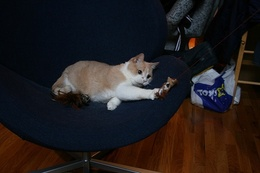
%> input picture CatRecognition/Code/test_images/1.jpg, 260 x 173 px, shrunk from 500 x 333 before the run
$ octave --eval "result = feature_extract(rgb2gray(imread('test_images/1.jpg')));"   (GNU Octave 9; MATLAB toolbox functions it lacks are replaced by stand-ins)
%> lines starting %> are read from the running program, lines starting %| are printed output that depends on the picture
function fea = feature_extract(I)

% multi-resolution
fea = [region_lbp(I,2,2), region_lbp(I,3,3), region_lbp(I,5,5), region_lbp(I,7,7)];

end


% divide regions
function r_vec = region_lbp(I,M,N)
%> called with M = 2, N = 2

r_vec = [];

% make it diviable
[w,h]=size(I);
%> w = 173; h = 260
xb = round(w/M)*M;
%> xb = 174
yb = round(h/N)*N;
%> yb = 260
im = imresize(I,[xb,yb]);
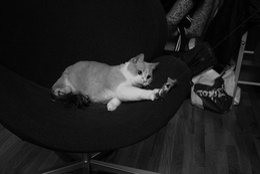
%> im: size 174x260 uint8; min 0, max 205, mean 30.9

[w,h]=size(im);
%> w = 174
for i=1:M
    for j=1:N
    	block = im((i-1)*w/M+1:w/M*i,(j-1)*h/N+1:j*h/N,:);
    	vec = extract_LBP(block);
    	r_vec = [r_vec vec];
    end
end
%> after the loop, r_vec = 40 values, max 2908 at index 9, min 151 at index 10, mean 1088

end
%> in feature_extract, `fea = [region_lbp(I,2,2), region_lbp(I,3,3), region_lbp(I,5,5), region..`: fea = 870 values, max 2908 at index 9, min 3 at index 420, mean 192
%> `result = feature_extract(rgb2gray(imread('test_images/1.jpg')));`: result has the same summary as fea in feature_extract

$ run again, on CatRecognition/Code/test_images/2.jpg
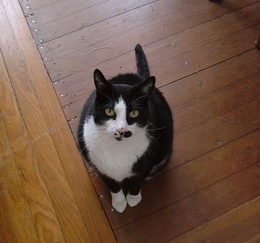
%> input picture CatRecognition/Code/test_images/2.jpg, 260 x 243 px, shrunk from 500 x 468 before the run
%> in region_lbp, `im = imresize(I,[xb,yb]);`:
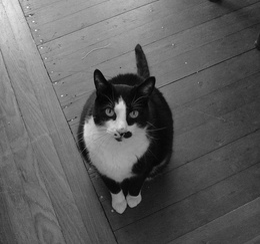
%> im: size 244x260 uint8; min 0, max 252, mean 95.3
%> after the loop in region_lbp, `for i=1:M`: r_vec = 40 values, max 2748 at index 25, min 395 at index 30, mean 1536
%> im: size 243x261 uint8
%> im: size 245x260 uint8
%> im: size 245x259 uint8
%> fea = 870 values, max 2748 at index 25, min 5 at index 700, mean 272.7
%> result has the same summary as fea in feature_extract
